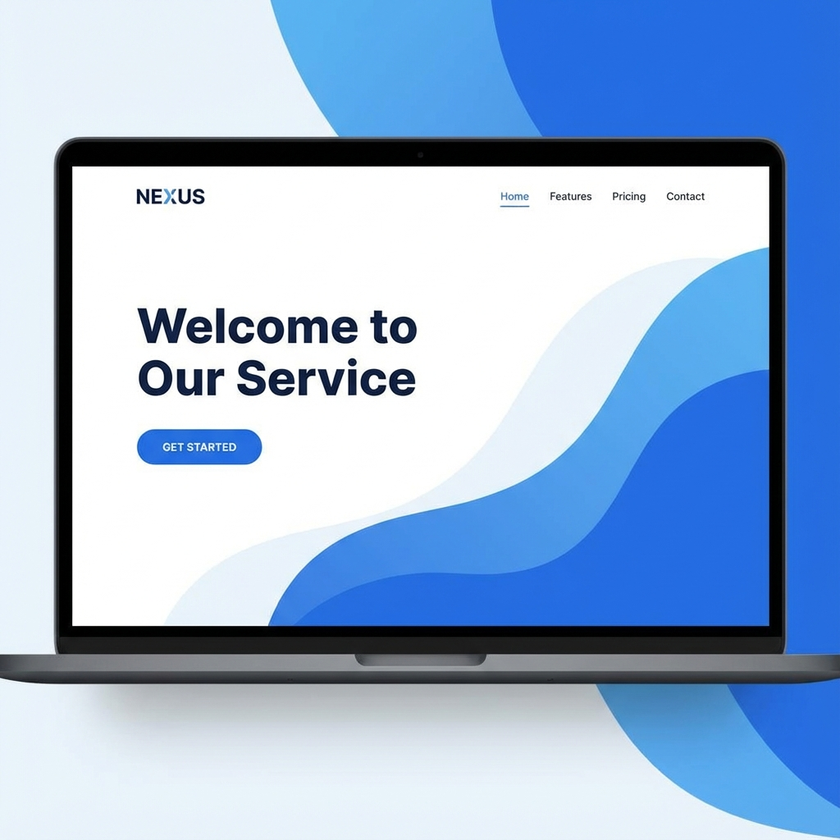
#> input picture apps/ai-service/test_ui_design_1764094100664.png, 840 x 840 px, shrunk from 1024 x 1024 before the run
$ python -i cognitive_marketing.py   (imports and definitions only)
#> lines starting #> are read from the running program, lines starting #| are printed output that depends on the picture; after the words box and inside, x2 and y2 are one past the last pixel; in counts of white or black regions, pixels touching at a corner belong together
"""
Cognitive Marketing Analysis Module
Extracts marketing-relevant cognitive engineering insights from UI images.
Strictly adheres to visually verifiable data (Saliency, Edges, Colors).
"""

import cv2
import numpy as np
from typing import Dict, List, Tuple

# [105 lines left out: functions analyze_whitespace_ratio, detect_cta_placement, not called in this run]


def analyze_visual_hierarchy(image_path: str) -> Dict:
    """
    Analyze size-based visual hierarchy.
    Ground Truth: Contour area distribution.
    Scientific Basis: Gestalt Principle of Size.
    """
#> called with image_path = 'test_ui_design_1764094100664.png'
    img = cv2.imread(image_path)
#> img is the input picture: shape (840, 840, 3); mean B, G, R 214.8, 180.7, 153.8
    gray = cv2.cvtColor(img, cv2.COLOR_BGR2GRAY)
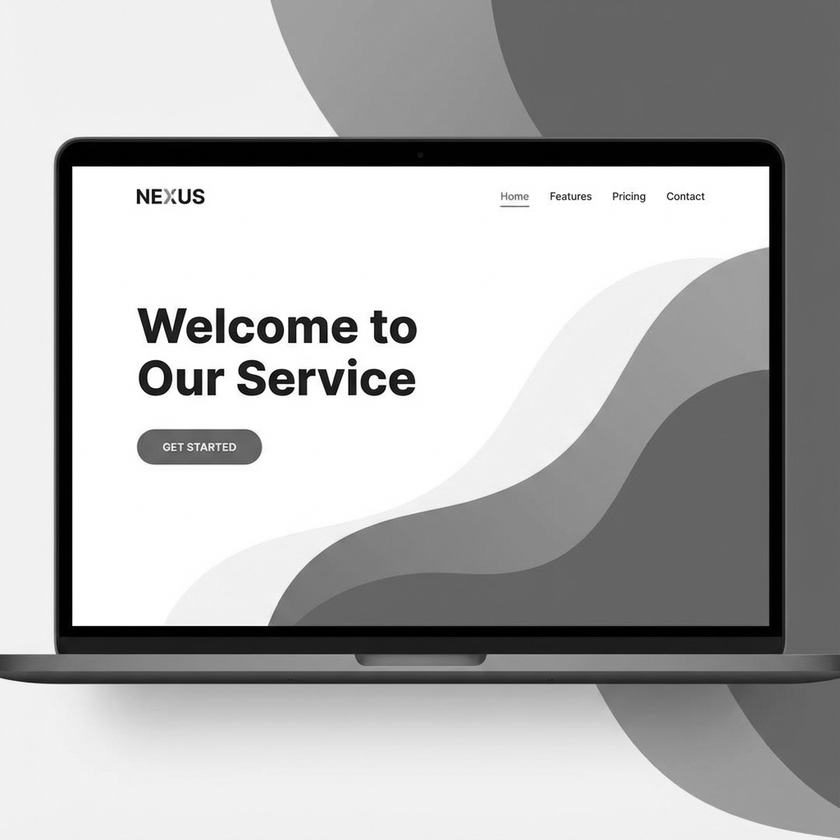
#> gray: shape (840, 840); min 0, max 255, mean 176.5

    # Edge detection to find content blocks
    edges = cv2.Canny(gray, 50, 150)
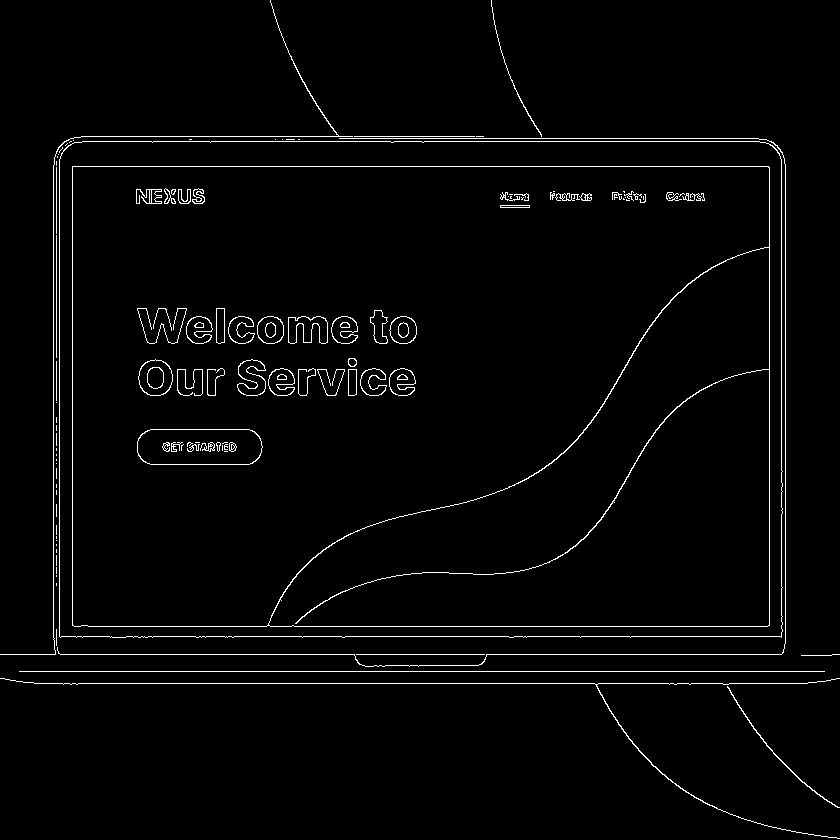
#> edges: shape (840, 840); 2.3% white in thin lines or dots
    contours, _ = cv2.findContours(edges, cv2.RETR_EXTERNAL, cv2.CHAIN_APPROX_SIMPLE)
#> contours = 48 contours, 42 with area under 20; largest, box (x1, y1, x2, y2) and area: (59, 141, 783, 638) 357230, (727, 686, 840, 808) 100, (0, 678, 840, 839) 100, (0, 0, 353, 655) 58, (491, 0, 542, 137) 26, (57, 138, 786, 667) 21

    areas = [cv2.contourArea(cnt) for cnt in contours if cv2.contourArea(cnt) > 100]
#> areas = [357230.5]

    if len(areas) < 2:
        return {
            "hierarchy_score": 50,
            "interpretation": "Uniform element sizes",
            "recommendation": "Create variation in element sizes to guide the eye."
        }

    # Sort areas
    areas_sorted = sorted(areas, reverse=True)

    # Calculate ratio of largest (Heading) to median (Body)
    largest = areas_sorted[0]
    median = np.median(areas_sorted)

    hierarchy_ratio = largest / (median + 1e-8)

    # Score
    if hierarchy_ratio >= 8:
        score = 95
        interpretation = "Strong - Clear focal points"
    elif hierarchy_ratio >= 5:
        score = 75
        interpretation = "Moderate - Distinguishable levels"
    else:
        score = 40
        interpretation = "Weak - Flat hierarchy"

    return {
        "hierarchy_score": score,
        "hierarchy_ratio": round(hierarchy_ratio, 2),
        "interpretation": interpretation,
        "recommendation": "Ensure primary elements are significantly larger than secondary ones."
    }


# Updated to Rosenholtz-style Feature Congestion Approximation
# Reference: Rosenholtz, R., Li, Y., & Nakano, L. (2007). Measuring visual clutter.

from feature_congestion import compute_feature_congestion

# [84 lines left out: functions analyze_visual_complexity, analyze_saliency_distribution, generate_cognitive_marketing_analysis, not called in this run]

# [2 lines not run here, left out]

>>> result = analyze_visual_hierarchy('test_ui_design_1764094100664.png')

$ run again, on apps/ai-service/eyetrack_landing_page_1764092718866.webp
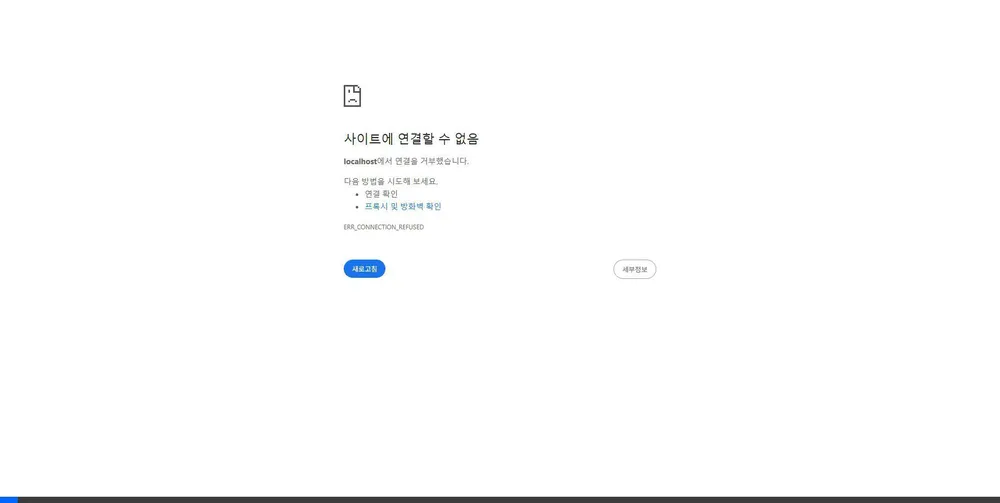
#> input picture apps/ai-service/eyetrack_landing_page_1764092718866.webp, 1000 x 503 px, shrunk from 1920 x 965 before the run
#> in analyze_visual_hierarchy, img is the input picture: shape (503, 1000, 3); mean B, G, R 252, 251.8, 251.7
#> in analyze_visual_hierarchy, `edges = cv2.Canny(gray, 50, 150)`:
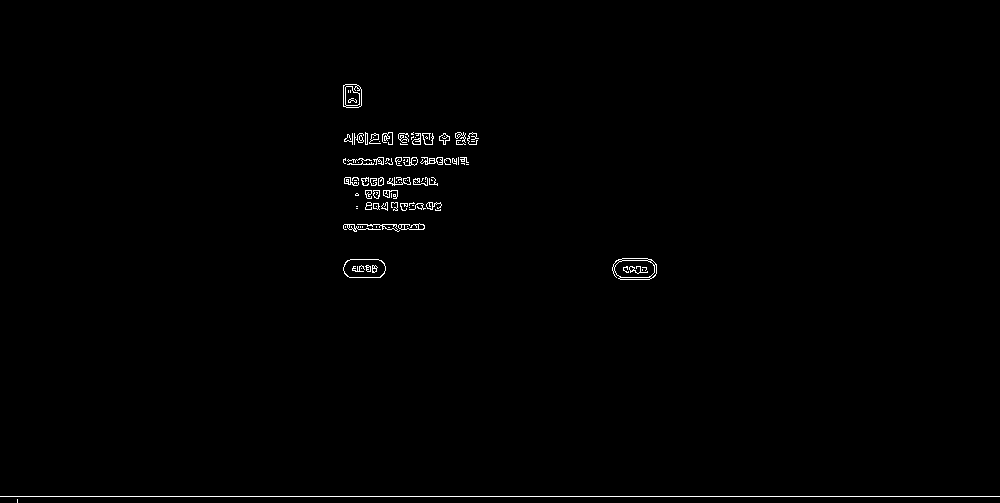
#> edges: shape (503, 1000); 0.71% white in thin lines or dots, all inside (x1, y1, x2, y2) = (0, 84, 1000, 503)
#> contours = 86 contours, 63 with area under 20; largest, box (x1, y1, x2, y2) and area: (612, 258, 657, 280) 813, (343, 259, 386, 278) 691, (343, 84, 362, 108) 397, (420, 157, 443, 165) 76, (357, 224, 400, 232) 66
#> areas = [691, 813, 397]
#> areas_sorted = [813, 691, 397]
#> largest = 813
#> median = 691
#> result = 4 items
